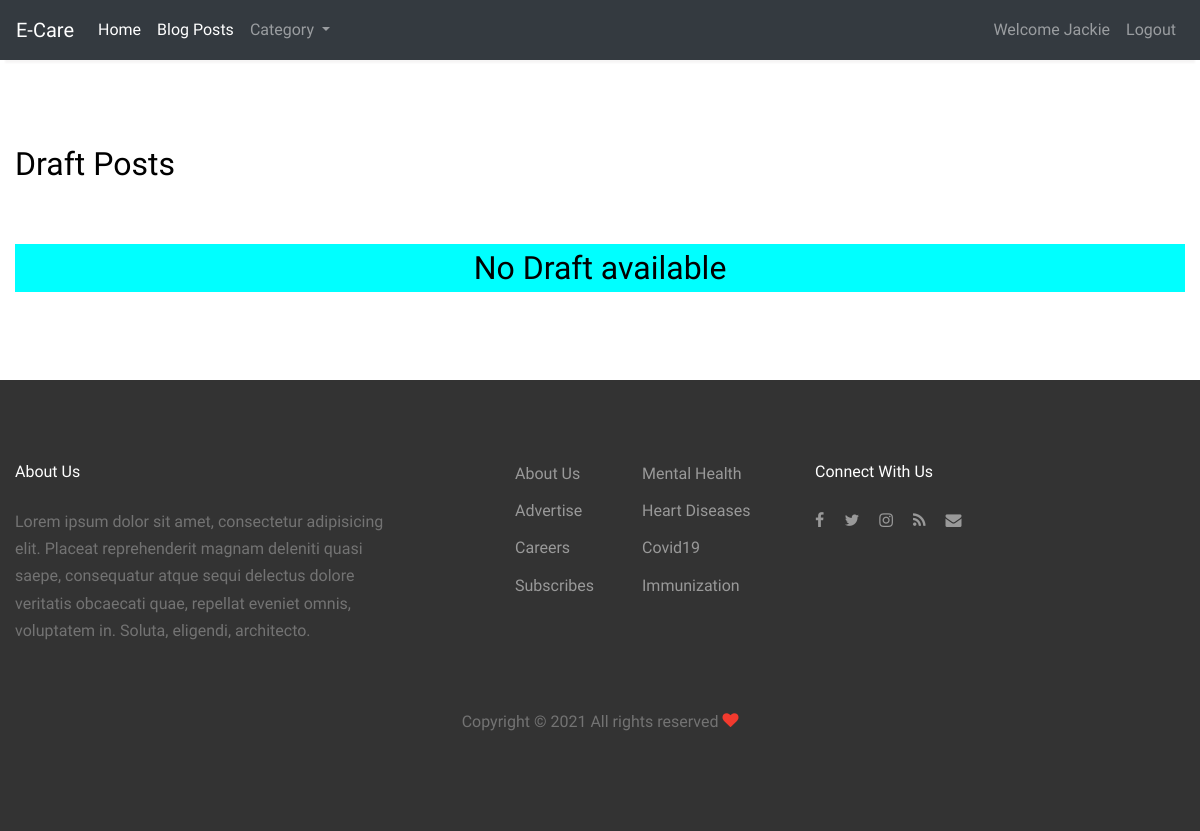
Screenshot of /viewdraftpost/1 (signed in) with the database file from the repository.
### app/models.py (models this page shows, shortened)
class Patient(models.Model):
    image = models.ImageField(upload_to=filepath, null=True , blank=True)
    username = models.CharField(max_length=50)
    first_name = models.CharField(max_length=50)
    last_name = models.CharField(max_length=50)
    email = models.EmailField()
    DorP = models.CharField(max_length=2, default='1')
    line1 = models.TextField(max_length=500)
    state = models.CharField(max_length=500)
    city = models.CharField(max_length=500)
    pincode = models.PositiveBigIntegerField()
    password = models.CharField(max_length=500)
    cpassword = models.CharField(max_length=500)

class Category(models.Model):
	title = models.CharField(max_length=100, verbose_name='Title')

### app/views.py (the view)
# urls.py: path('viewdraftpost/<int:userid>', viewalldraftpost , name='draftpost'),
def viewalldraftpost(request , userid):
    categories = Category.objects.all()
    draftpost = Post.objects.filter(Q(status='draft') & Q(author=userid))
    return render(request, 'draftpost.html', {'publishpost':draftpost, 'categories':categories})

### app/templatetags/getname.py (called while the page is built)
@register.filter(name='author_name')
def author_name(id):
    created_by = Patient.objects.filter(id=id).first()
    return created_by.first_name

@register.filter(name='is_doctor')
def is_doctor(login_user_id):
    doc = Patient.objects.filter(id=login_user_id).first()
    if doc.DorP=='2':
        return True
    return False

### app/templates/draftpost.html (shortened to what this page needs)
<!doctype html>
<html lang="en">
{% load static %}
{% load getname %}
<head>
  <link rel="stylesheet" href="https://maxcdn.bootstrapcdn.com/bootstrap/4.0.0/css/bootstrap.min.css"
>
<link rel="stylesheet" href="{% static 'lost/fonts/icomoon/style.css' %}">
<link rel="stylesheet" href="{% static 'lost/css/bootstrap.min.css' %}">
<link rel="stylesheet" href="{% static 'lost/css/magnific-popup.css' %}">
<link rel="stylesheet" href="{% static 'lost/css/jquery-ui.css' %}">
<link rel="stylesheet" href="{% static 'lost/css/owl.carousel.min.css' %}">
<link rel="stylesheet" href="{% static 'lost/css/owl.theme.default.min.css' %}">
<link rel="stylesheet" href="{% static 'lost/css/bootstrap-datepicker.css' %}">
<link rel="stylesheet" href="{% static 'lost/fonts/flaticon/font/flaticon.css' %}">
<link rel="stylesheet" href="{% static 'lost/css/aos.css' %}">
<link rel="stylesheet" href="{% static 'lost/css/style.css' %}">
</head>
<body>
  <nav class="one-edge-shadow
  sticky-top navbar
  navbar-expand-lg
   navbar-dark bg-dark">
    <a class="navbar-brand" href="/">E-Care</a>
    <div class="collapse navbar-collapse" id="navbarSupportedContent">
      <ul class="navbar-nav mr-auto">
        <li class="nav-item active">
          <a class="nav-link" href="{% url 'patientpostview' %}">Home <span class="sr-only">(current)</span></a>
        </li>
        <li class="nav-item active">
          <a class="nav-link" href="{% url 'patientpostview' %}">Blog Posts <span class="sr-only">(current)</span></a>
        </li>
        <li class="nav-item dropdown">
          <a class="nav-link dropdown-toggle" href="#" id="navbarDropdown" role="button" data-toggle="dropdown" aria-haspopup="true" aria-expanded="false">
            Category
          </a>
        </li>
      </ul>
      <ul class=" navbar-nav my-2 my-lg-0">
        {% if request.session.patient %}
        <li class="nav-item ">
          <a class="nav-link" href="{% url 'profile' request.session.patient %}">Welcome {{request.session.patient|author_name}}<span class="sr-only">(current)</span></a>
        </li>
        <li class="nav-item ">
          <a class="nav-link" href="{% url 'logout' %}">Logout<span class="sr-only">(current)</span></a>
        </li>
        {% endif %}
      </ul>
    </div>
  </nav>
<div class="site-wrap">
    <div class="site-section">
      <div class="container">
        <div class="row mb-5">
          <div class="col-12">
            <h2>Draft Posts</h2>
          </div>
        </div>
        {% if publishpost %}
        <div class="row">
        {% for post in publishpost %}
          <div class="col-lg-4 mb-4">
            <div class="entry2">
              <a href="{% url 'fullview' post.slug %}"><img style="height:15rem;" src="{{post.picture.url}}" alt="Image" class="img-fluid rounded"></a>
              <div class="excerpt">
              <span class="post-category text-white bg-secondary mb-3">{{post.category}}</span><div class="float-right">
                  <p>
                <a href="{% url 'editpost' post.id %}"><span style="color: green;" class="icon-edit pt-2 pr-2 pb-2 pl-0">Edit</span></a>
                <a href="{% url 'deletepost' post.id %}"><span style="color: red;" class="icon-delete p-2">Delete</span></a></p></div>
              <h2><a href="{% url 'fullview' post.slug %}">{{post.title|truncatewords:8}}</a></h2>
              <div class="post-meta align-items-center text-left clearfix">
                <figure class="author-figure mb-0 mr-3 float-left"><img src="{{post.author|author_img}}" alt="image" class="img-fluid"></figure>
                <span class="d-inline-block mt-1">By <a href="">{{post.author|author_name}}</a></span>
                <span>&nbsp;-&nbsp; July 19, 2019</span>
              </div>
                <p>{{post.summary|truncatewords:15}}</p>
                <p><a href="{% url 'fullview' post.slug %}">Read More</a></p>
              </div>
            </div>
          </div>
        {% endfor %}
        </div>
        {% else %}
            <h2 style="background-color: aqua; color: black; text-align:center;">No Draft available</h2>
        {% endif %}
      </div>
    </div>
    <div class="site-footer">
      <div class="container">
        <div class="row mb-5">
          <div class="col-md-4">
            <h3 class="footer-heading mb-4">About Us</h3>
            <p>Lorem ipsum dolor sit amet, consectetur adipisicing elit. Placeat reprehenderit magnam deleniti quasi saepe, consequatur atque sequi delectus dolore veritatis obcaecati quae, repellat eveniet omnis, voluptatem in. Soluta, eligendi, architecto.</p>
          </div>
          <div class="col-md-3 ml-auto">
            <ul class="list-unstyled float-left mr-5">
              <li><a href="#">About Us</a></li>
              <li><a href="#">Advertise</a></li>
              <li><a href="#">Careers</a></li>
              <li><a href="#">Subscribes</a></li>
            </ul>
            <ul class="list-unstyled float-left">
              {% for cat in categories %}
              <li><a href="{% url 'allpostbycategory' cat.id %}">{{cat.title}}</a></li>
              {% endfor %}
            </ul>
          </div>
          <div class="col-md-4">
            <div>
              <h3 class="footer-heading mb-4">Connect With Us</h3>
              <p>
                <a href="#"><span class="icon-facebook pt-2 pr-2 pb-2 pl-0"></span></a>
                <a href="#"><span class="icon-twitter p-2"></span></a>
                <a href="#"><span class="icon-instagram p-2"></span></a>
                <a href="#"><span class="icon-rss p-2"></span></a>
                <a href="#"><span class="icon-envelope p-2"></span></a>
              </p>
            </div>
          </div>
        </div>
        <div class="row">
          <div class="col-12 text-center">
            <p>
              Copyright &copy; <script>document.write(new Date().getFullYear());</script> All rights reserved <i class="icon-heart text-danger" aria-hidden="true"></i>  <a href="" target="_blank" ></a> <a href="" target="_blank"></a>
              </p>
          </div>
        </div>
      </div>
    </div>
  </div>
</body>
</html>

### app/static/lost/css/style.css (style rules this page uses)
body { line-height: 1.7; color: gray; font-weight: 300; font-size: 1rem; background: #fff; font-family: "Muli", -apple-system, BlinkMacSystemFont, "Segoe UI", Roboto, "Helvetica Neue", Arial, sans-serif, "Apple Color Emoji", "Segoe UI Emoji", "Segoe UI Symbol", "Noto Color Emoji"; }
a { -webkit-transition: .3s all ease; -o-transition: .3s all ease; transition: .3s all ease; color: #2f89fc; }
h1, h2, h3, h4, h5, .h1, .h2, .h3, .h4, .h5 { font-family: "Muli", -apple-system, BlinkMacSystemFont, "Segoe UI", Roboto, "Helvetica Neue", Arial, sans-serif, "Apple Color Emoji", "Segoe UI Emoji", "Segoe UI Symbol", "Noto Color Emoji"; line-height: 1.5; color: #000; }
.site-wrap:before { -webkit-transition: .3s all ease-in-out; -o-transition: .3s all ease-in-out; transition: .3s all ease-in-out; background: rgba(0, 0, 0, 0.6); content: ""; position: absolute; z-index: 2000; top: 0; left: 0; right: 0; bottom: 0; opacity: 0; visibility: hidden; }
.site-section { padding: 2.5em 0; }
@media (min-width: 768px) { .site-section { padding: 5em 0; } }
.site-footer { padding: 4em 0; background: #333333; }
@media (min-width: 768px) { .site-footer { padding: 5em 0; } }
.site-footer p { color: #737373; }
.site-footer h2, .site-footer h3, .site-footer h4, .site-footer h5 { color: #fff; }
.site-footer a { color: #999999; }
.site-footer ul li { margin-bottom: 10px; }
.site-footer .footer-heading { font-size: 16px; color: #fff; }
.container { max-width: 1200px; }

### app/templates/draftpost.html (style rules this page uses)
nav { background-color: white; }
.one-edge-shadow { box-shadow: 0 8px 2px -5px rgb(246, 245, 245); }

### rows the page displays
Patient: session.patient|author_name "Jackie"
Category: title "Mental Health"
Category: title "Heart Diseases"
Category: title "Covid19"
Category: title "Immunization"
